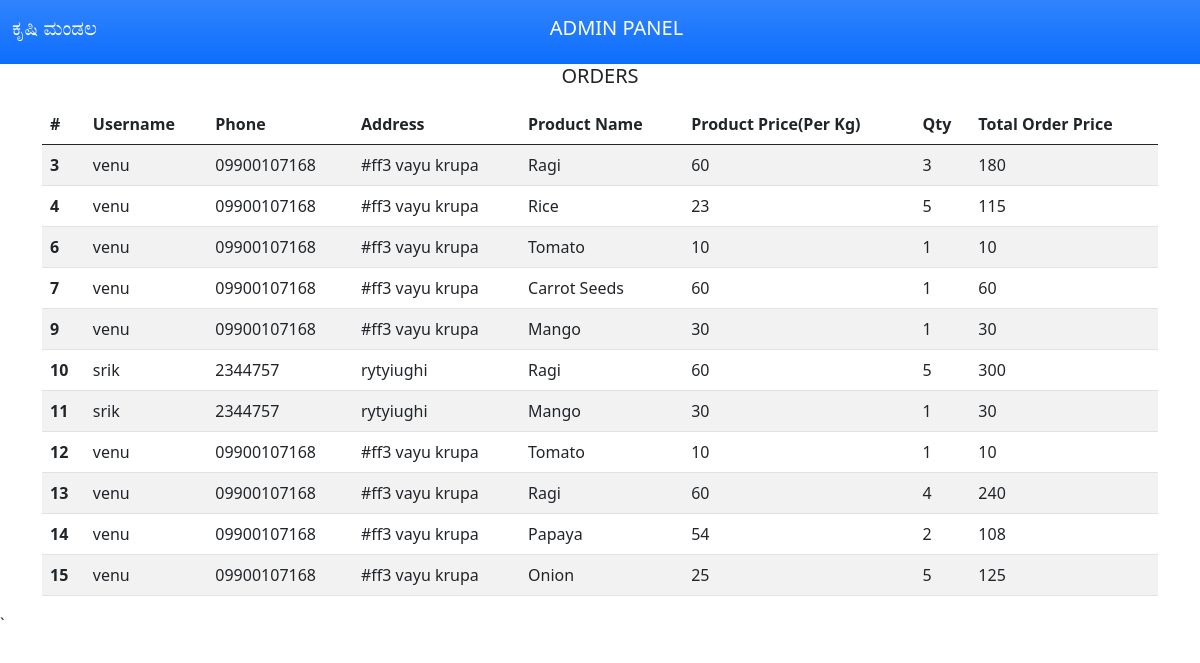
Page /admin/orders on the committed database.
### tables this page shows
CREATE TABLE "farmer" (
	"Name"	TEXT,
	"Age"	INTEGER,
	"Gender"	NUMERIC,
	"PhoneNumber"	TEXT,
	"AadharNumber"	TEXT,
	"Address"	TEXT,
	"District"	TEXT,
	"State"	TEXT,
	"Pincode"	INTEGER,
	"FarmCategory"	TEXT,
	"id"	INTEGER,
	"nameb"	TEXT,
	"accno"	INTEGER,
	"bankName"	TEXT,
	"ifsccode"	TEXT,
	"username"	TEXT,
	"password"	TEXT,
	"role"	TEXT,
	"type"	TEXT,
	PRIMARY KEY("id" AUTOINCREMENT)
);

CREATE TABLE "orders" (
	"Id"	INTEGER,
	"pid"	INTEGER,
	"uid"	INTEGER,
	"qty"	INTEGER,
	"status"	TEXT,
	"date"	INTEGER,
	PRIMARY KEY("Id" AUTOINCREMENT)
);

CREATE TABLE "products" (
	"Id"	INTEGER,
	"pname"	TEXT,
	"price"	INTEGER,
	"image"	BLOB,
	"details"	TEXT,
	"category"	TEXT,
	PRIMARY KEY("Id" AUTOINCREMENT)
);

### app.py (the view)
@app.get("/admin/orders", response_class=HTMLResponse)
def admin_orders(request: Request):
    con = sqlite3.connect("Myapp.db")
    con.row_factory = sqlite3.Row
    cur = con.cursor()
    cur.execute("SELECT *, o.id as oid from farmer u, products p, orders o where o.uid = u.id and o.pid = p.id")
    orders = cur.fetchall()
    con.close
    return templates.TemplateResponse("/admin/orders.html", {"request": request, "orders": orders})

### templates/admin/orders.html (shortened to what this page needs)
{% extends "/admin/base.html" %}
{% block content  %}
<div class="container">
    <h5 class="text-center">ORDERS</h5>
    <table class="table table-striped  table-bordered-dark my-3">
        <thead>
            <tr>
              <th scope="col">#</th>
              <th scope="col">Username</th>
              <th scope="col">Phone</th>
              <th scope="col">Address</th>
              <th scope="col">Product Name</th>
              <th scope="col">Product Price(Per Kg)</th>
              <th scope="col">Qty</th>
              <th scope="col">Total Order Price</th>
            </tr>
          </thead>
          <tbody>
            {% for order in orders %}
            <tr>
                <th scope="row">{{ order.oid }}</th>
                <td>{{order.username}}</td>
                <td>{{order.PhoneNumber}}</td>
                <td>{{order.address}}</td>
                <td>{{order.pname}}</td>
                <td>{{order.price}}</td>
                <td>{{order.qty}}</td>
                <td>{{order.qty | int * order.price | int}}</td>
            </tr>
            {% endfor %}
            </tbody>
    </table>
</div>
{% endblock %}

### templates/admin/base.html (style rules this page uses)
.bg { background: url("https://th.bing.com/th/id/R.9215505d682ec7d7e5d8d9f361c9c3e3?rik=KPCJr8sgAungvw&riu=http%3a%2f%2fcdn.wallpapersafari.com%2f18%2f4%2ff6SdYa.jpg&ehk=cq1hCv1JtLpCF40gnczGRCHjMcMVlnCCGg7NKrGHhuc%3d&risl=&pid=ImgRaw&r=0 "); object-fit: cover; }

### rows in the picture
farmer: oid "3", username "venu", PhoneNumber "09900107168", address "#ff3 vayu krupa", pname "Ragi", price "60", qty "3", order.qty|int*order.price|int "180", oid "4", pname "Rice", price "23", qty "5", order.qty|int*order.price|int "115", oid "6", pname "Tomato", price "10", qty "1", order.qty|int*order.price|int "10", oid "7", pname "Carrot Seeds", order.qty|int*order.price|int "60", oid "9", pname "Mango", price "30", order.qty|int*order.price|int "30", oid "12", oid "13", qty "4", order.qty|int*order.price|int "240", oid "14", pname "Papaya", price "54", qty "2", order.qty|int*order.price|int "108", oid "15", pname "Onion", price "25", order.qty|int*order.price|int "125"
farmer: oid "10", username "srik", PhoneNumber "2344757", address "rytyiughi", pname "Ragi", price "60", qty "5", order.qty|int*order.price|int "300", oid "11", pname "Mango", price "30", qty "1", order.qty|int*order.price|int "30"
